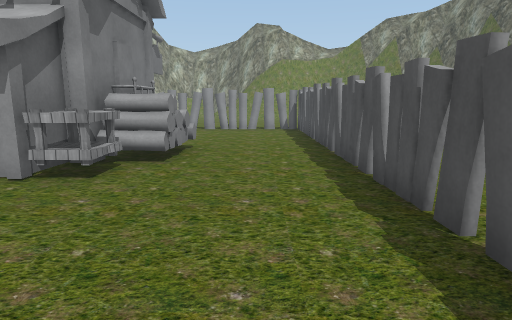
view 1 (above)

15 first-person views from a walk through a Unity game level. The camera is 1.2 m above the floor, tilts 10° down and sees 75° across. The floor is counted in squares, 1 m on a side. Each view is taken from the middle of a square. On the plan, view 1 faces up. The plan holds only what a view shows up to about 14 squares ahead; the rest is blank. The place goes on beyond the plan. The player character is not drawn. Some surface patterns are stand-ins.

view 2
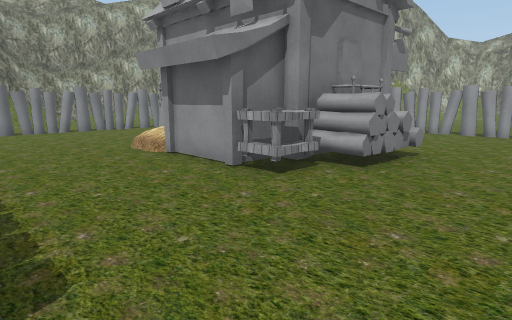

view 3
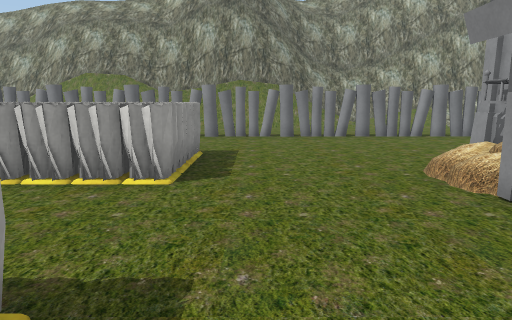

view 4
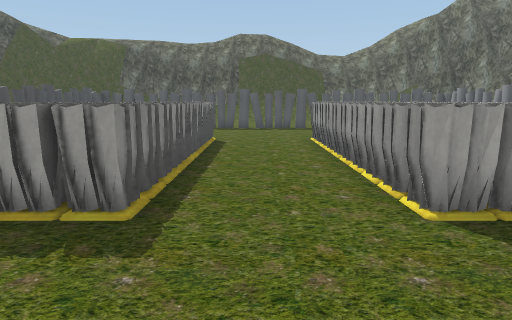

view 5
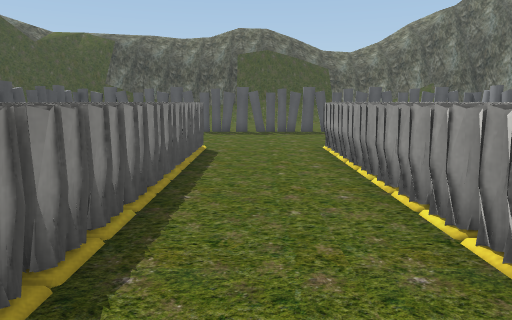

view 6
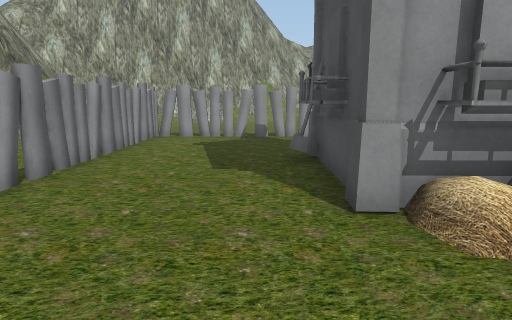

view 7
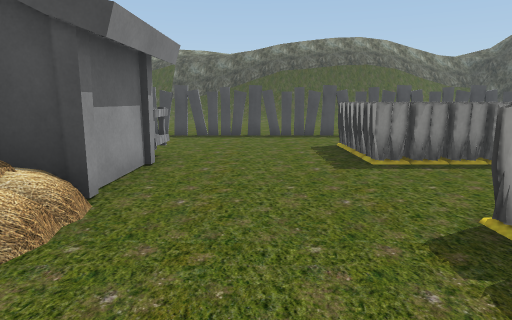

view 8
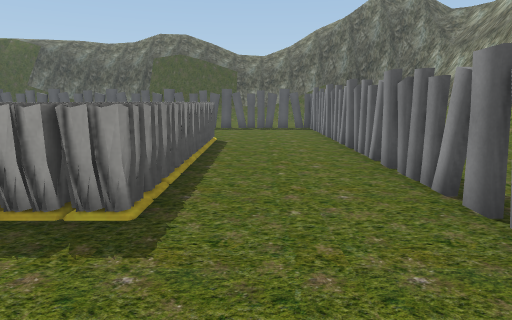

view 9
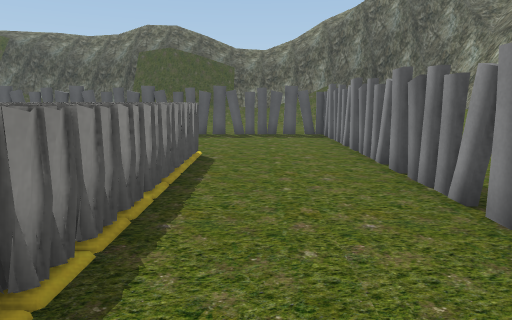

view 10
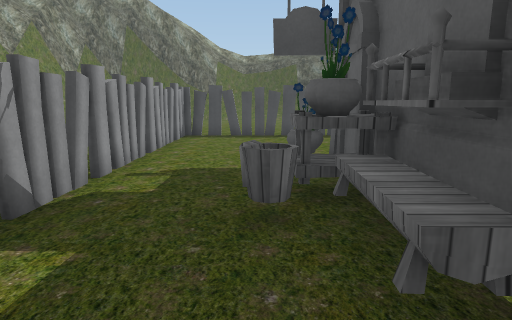

view 11
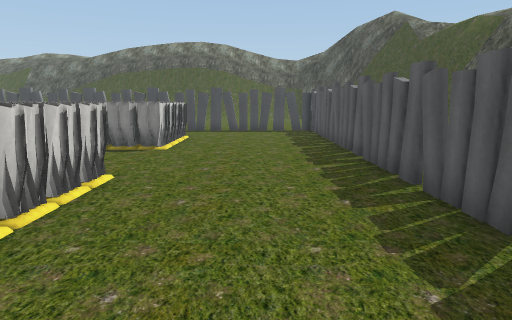

view 12
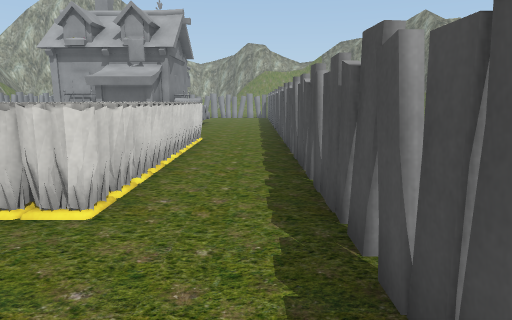

view 13
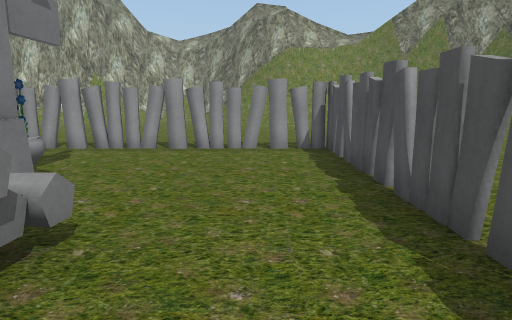

view 14
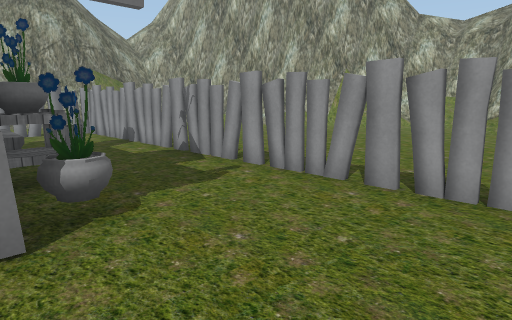

view 15
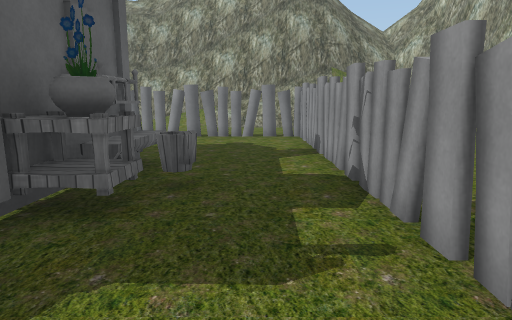

### Floor plan
Points are (right, up) in squares from view 1. A wall is a line through its corners. A room is listed if a view was taken in it or the views show most of it. See-through windows are left out.
Room 1 (views 1, 2, 3, 4, 5, 6, 7, 8, 9, 10, 11, 12, 13, 14, 15)
walls: (-8.8, 8.4) (-8.8, 9); (-9, 8.4) (-9, 9); (-1.8, 7.8) (-1.8, 7.3); (-13.4, 2.1) (-13.4, -11.3) (1.9, -11.3) (1.8, 14.5) (-13.4, 14.5) (-13.4, 2.2); (-1.6, 8.3) (-1.7, 6.8) (-2.5, 6.9); (-5.2, 10.4) (-3.9, 10.4); (-7.7, 10.5) (-7.1, 10.5)
low walls: (-1.8, 6.5) (-2.4, 6.6); (-9.2, 9.5) (-9.2, 10.1)
ways out: gap at (-14, -10); gap at (-14, -7); gap at (-14, -2); gap at (-14, 2.5); gap at (-14, 6); gap at (-14, 11); gap at (-13, 15); gap at (-12.5, -11); gap at (-10.5, 15); gap at (-7.5, -11); gap at (-7.5, 15); gap at (-4, -11); gap at (-4, 15); gap at (-2, 15); gap at (0, 15); gap at (0.5, -11); gap at (2, -10); gap at (2, -7); gap at (2, -2); gap at (2, 2.5); gap at (2, 6); gap at (2, 11)
objects: other object (-9, -6) to (-9, -3); other object (-9, -2) to (-9, 0); building (-9, 7); railing (-9, 8); other object (-8, -6) to (-7, -3); other object (-8, -2) to (-7, 0); railing (-8, 6) to (-7, 6); railing (-8, 11) to (-7, 11); hay bale (-7, 7); other object (-7, 12); building (-6, 5) to (-4, 6); flower (-6, 11); table (-5, 11); building (-4, 6) to (-3, 7); flower (-4, 11); other object (-3, -6) to (-3, -3); other object (-3, -2) to (-2, 0); table (-3, 5) to (-3, 6); railing (-3, 9); building (-3, 10); other object (-1, -6) to (-1, -3); other object (-1, -2) to (-1, 0)

Where each view was taken, in squares from view 1:
view 1: 0 up, 0 right, facing up
view 2: 1 up, 1 right, facing up-left
view 3: 2 up, 2 left, facing left
view 4: 4 up, 5 left, facing down
view 5: 2 up, 5 left, facing down
view 6: 3 up, 10 left, facing up
view 7: 3 up, 10 left, facing right
view 8: 4 up, 11 left, facing down
view 9: 1 up, 11 left, facing down
view 10: 12 up, 10 left, facing right
view 11: 9 down, 12 left, facing right
view 12: 10 down, 1 right, facing up
view 13: 6 up, 0 right, facing up
view 14: 10 up, 0 right, facing up-left
view 15: 13 up, 2 left, facing left
